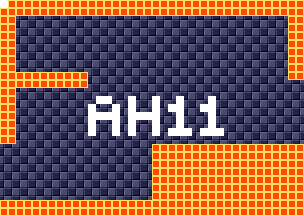

Below is a game level as drawn by its tile map, then a one-line description and the .tmx that defines it (tile-layer data replaced by summaries):
An orthogonal 38x27 tile map with 8x8 px tiles, 4 tile layers (background, foreground, room numbers, Objects), 15 tilesets.

<map version="1.5" tiledversion="1.7.1" orientation="orthogonal" renderorder="right-down" width="38" height="27" tilewidth="8" tileheight="8" infinite="0" nextlayerid="11" nextobjectid="1">
 <tileset firstgid="1" source="tilesheets/tsKarniMata.tsx" />
 <tileset firstgid="1025" source="tilesheets/tsVoodooWasp.tsx" />
 <tileset firstgid="2049" source="tilesheets/tsBurial.tsx" />
 <tileset firstgid="3073" source="tilesheets/tsBlueTemple.tsx" />
 <tileset firstgid="4097" source="tilesheets/tsGoddess.tsx" />
 <tileset firstgid="5121" source="tilesheets/tsKonark.tsx" />
 <tileset firstgid="6145" name="sEnemies" tilewidth="8" tileheight="8" tilecount="1024" columns="32">
  <image source="../grapx/tilesheets/sObjects.bmp" trans="ff94ff" width="256" height="256" />
 </tileset>
 <tileset firstgid="7169" source="tilesheets/tsIceTemple.tsx" />
 <tileset firstgid="8193" source="tilesheets/tsLavaArea.tsx" />
 <tileset firstgid="9217" source="tilesheets/tsBossArea.tsx" />
 <tileset firstgid="10241" source="tilesheets/tsPegu.tsx" />
 <tileset firstgid="11265" source="tilesheets/sTiwanakuTemple.tsx" />
 <tileset firstgid="12289" source="tilesheets/sIndraTemple.tsx" />
 <tileset firstgid="13313" source="tilesheets/sTeleport.tsx" />
 <tileset firstgid="14337" source="tilesheets/sObjects.tsx" />
 <layer id="2" name="background" width="38" height="27">
  <data>[1026 cells, 1026 non-empty, 2 distinct tile ids]</data>
 </layer>
 <layer id="1" name="foreground" width="38" height="27">
  <data>[1026 cells, 351 non-empty, 1 distinct tile ids]</data>
 </layer>
 <layer id="7" name="room numbers" width="38" height="27">
  <data>[1026 cells, 41 non-empty, 1 distinct tile ids]</data>
 </layer>
 <layer id="10" name="Objects" width="38" height="27">
  <data>[1026 cells, 0 non-empty, 0 distinct tile ids]</data>
 </layer>
</map>
